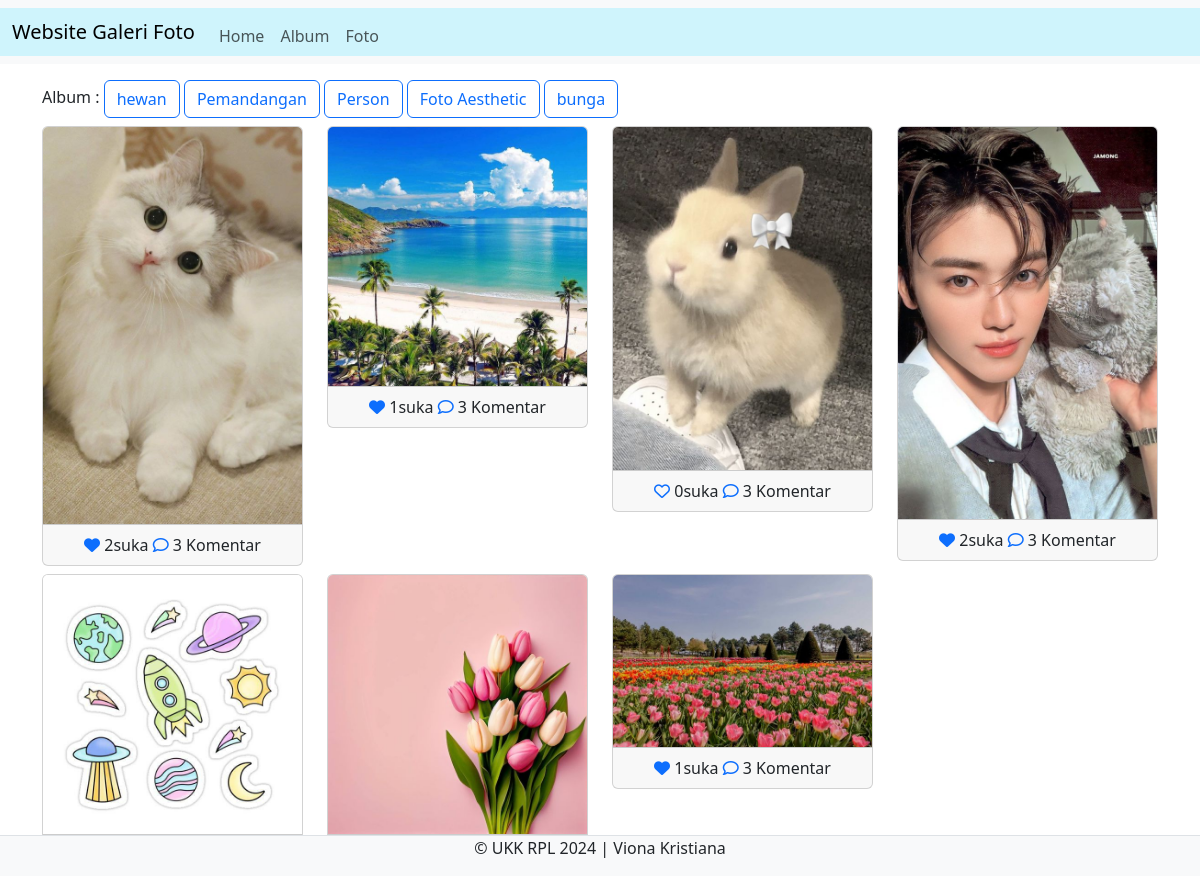
Screenshot of /admin/home.php (signed in) with the database file from the repository.
### tables this page shows
CREATE TABLE `album` (
  `albumid` int(11) NOT NULL,
  `namaalbum` varchar(255) NOT NULL,
  `deskripsi` text NOT NULL,
  `tanggaldibuat` date NOT NULL,
  `userid` int(11) NOT NULL
);

CREATE TABLE `foto` (
  `fotoid` int(11) NOT NULL,
  `judulfoto` varchar(255) NOT NULL,
  `deskripsifoto` text NOT NULL,
  `tanggalunggah` date NOT NULL,
  `lokasifile` varchar(255) NOT NULL,
  `albumid` int(11) NOT NULL,
  `userid` int(11) NOT NULL
);

### admin/home.php (the view, shortened to what this page needs)
<?php
$userid = $_SESSION['userid'];
include '../config/koneksi.php';
?>
<!DOCTYPE html>
<html lang="en">
<head>
    <link rel="stylesheet" type="text/css" href="../assets/css/bootstrap.min.css">
    <link rel="stylesheet" href="https://cdnjs.cloudflare.com/ajax/libs/font-awesome/6.5.1/css/all.min.css">
<body>
<nav class="navbar navbar-expand-lg bg-body-tertiary">
  <div class="container-fluid bg-info-subtle">
    <a class="navbar-brand" href="index.php">Website Galeri Foto</a>
    <div class="collapse navbar-collapse mt-2" id="navbarNavAltMarkup">
      <div class="navbar-nav me-auto">
      <a href="home.php" class="nav-link">Home</a>
       <a href="album.php" class="nav-link">Album</a>
       <a href="foto.php" class="nav-link">Foto</a>
      </div>
      <a href="../config/aksi_logout.php" class="btn btn-outline-succes m-1"></a>
    </div>
  </div>
</nav>
<div class="container mt-3">
  Album :
  <?php
  $album = mysqli_query($koneksi, "SELECT * FROM album WHERE userid='$userid'");
  while($row = mysqli_fetch_array($album)){ ?>
  <a href="home.php?albumid=<?php echo $row['albumid'] ?>" class="btn btn-outline-primary">
  <?php echo $row['namaalbum'] ?></a>
   <?php } ?>
    <div class="row">
      <?php
      if (isset($_GET['albumid'])) {
        $albumid = $_GET['albumid'];
        $query = mysqli_query($koneksi, "SELECT * FROM foto WHERE userid='$userid' AND albumid='$albumid'");
        while($data = mysqli_fetch_array($query)){ ?>
         <div class="col-md-3 mt-2">
            <div class="card">
            <img style="height: 12rem left:10px;" src="../assets/img/<?php echo $data['lokasifile'] ?>" class="card-img-top" title="<?php echo $data['judulfoto'] ?>">
               <div class="card-footer text-center">
                    <?php
                    $fotoid = $data['fotoid'];
                    $ceksuka = mysqli_query($koneksi, "SELECT * FROM likefoto WHERE fotoid='$fotoid' AND userid='$userid'");
                    if (mysqli_num_rows($ceksuka) == 1) { ?>
                    <a href="../config/proses_like.php?fotoid=<?php echo $data['fotoid']?>" type="submit" name="batalsuka"><i class="fa fa-heart"></i></a>
                    <?php }else{ ?>
                      <a href="../config/proses_like.php?fotoid=<?php echo $data['fotoid']?>" type="submit" name="suka"><i class="fa-regular fa-heart"></i></a>
                    <?php }
                    $like = mysqli_query($koneksi, "SELECT * FROM likefoto WHERE fotoid='$fotoid'");
                    echo mysqli_num_rows($like). 'suka';
                    ?>
                    <a href=""><i class="fa-regular fa-comment"></i></a> 3 Komentar</a>
                </div>
            </div>
        </div>
      <?php } }else{
    $query = mysqli_query($koneksi, "SELECT * FROM foto WHERE userid='$userid'");
    while($data = mysqli_fetch_array($query)){
     ?>
        <div class="col-md-3 mt-2">
            <div class="card">
               <img style="height: 12rem left:10px;" src="../assets/img/<?php echo $data['lokasifile'] ?>" class="card-img-top" title="<?php echo $data['judulfoto'] ?>">
               <div class="card-footer text-center">
                    <?php
                    $fotoid = $data['fotoid'];
                    $ceksuka = mysqli_query($koneksi, "SELECT * FROM likefoto WHERE fotoid='$fotoid' AND userid='$userid'");
                    if (mysqli_num_rows($ceksuka) == 1) { ?>
                    <a href="../config/proses_like.php?fotoid=<?php echo $data['fotoid']?>" type="submit" name="batalsuka"><i class="fa fa-heart"></i></a>
                    <?php }else{ ?>
                      <a href="../config/proses_like.php?fotoid=<?php echo $data['fotoid']?>" type="submit" name="suka"><i class="fa-regular fa-heart"></i></a>
                    <?php }
                    $like = mysqli_query($koneksi, "SELECT * FROM likefoto WHERE fotoid='$fotoid'");
                    echo mysqli_num_rows($like). 'suka';
                    ?>
                    <a href=""><i class="fa-regular fa-comment"></i></a> 3 Komentar</a>
                </div>
            </div>
        </div>
<?php } } ?>
</div>
  </div>
<footer class="d-flex justify-content-center border-top mt-3 bg-light fixed-bottom">
    <p>&copy; UKK RPL 2024 | Viona Kristiana</p>
</footer>
</body>
</html>

### rows the page displays
album: namaalbum "hewan"
album: namaalbum "Pemandangan"
album: namaalbum "Person"
album: namaalbum "Foto Aesthetic"
album: namaalbum "bunga"
foto: lokasifile (picture), mysqli_num_rows($like) "2"
foto: lokasifile (picture), mysqli_num_rows($like) "1"
foto: lokasifile (picture), mysqli_num_rows($like) "0"
foto: lokasifile (picture), mysqli_num_rows($like) "2"
foto: lokasifile (picture)
foto: lokasifile (picture)
foto: lokasifile (picture), mysqli_num_rows($like) "1"
